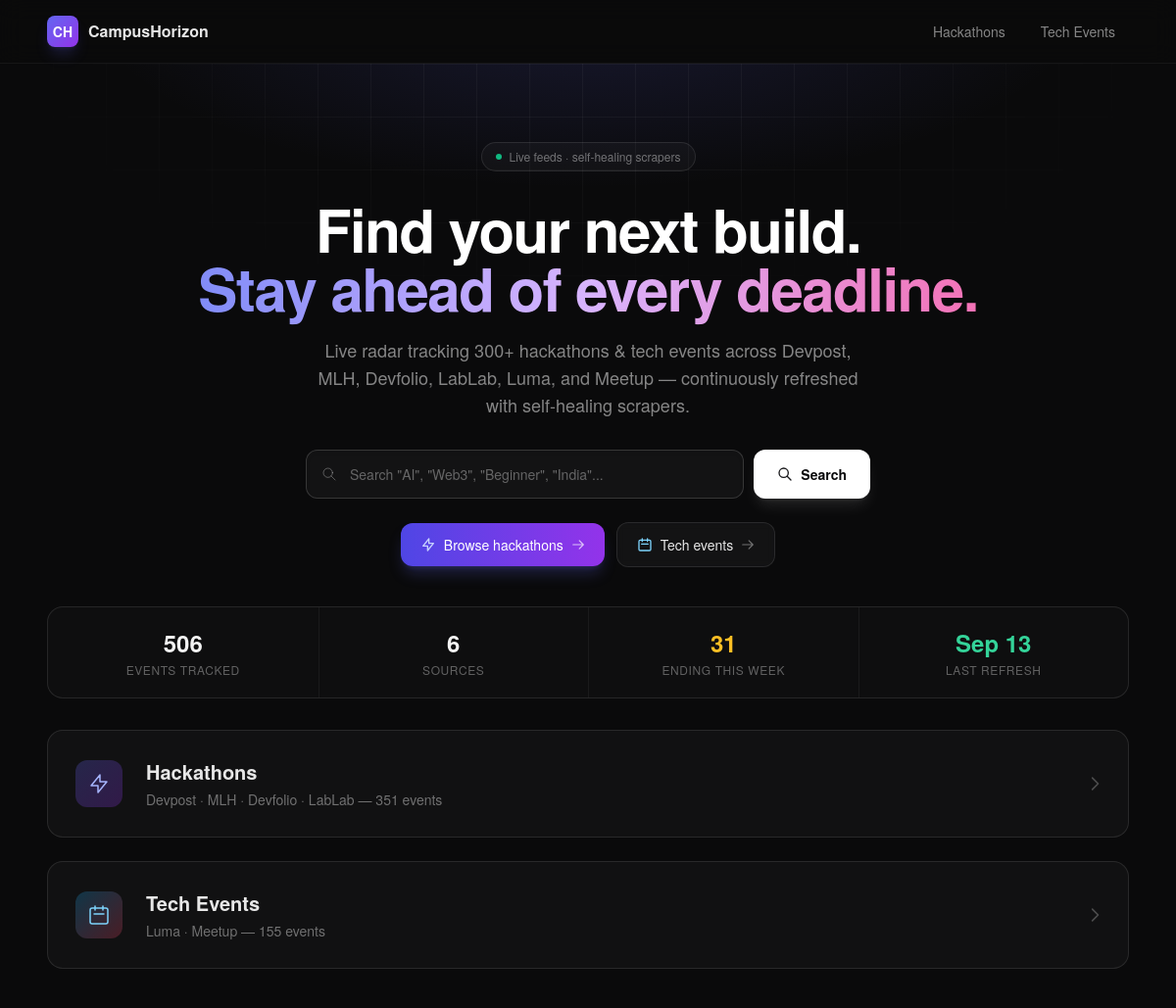
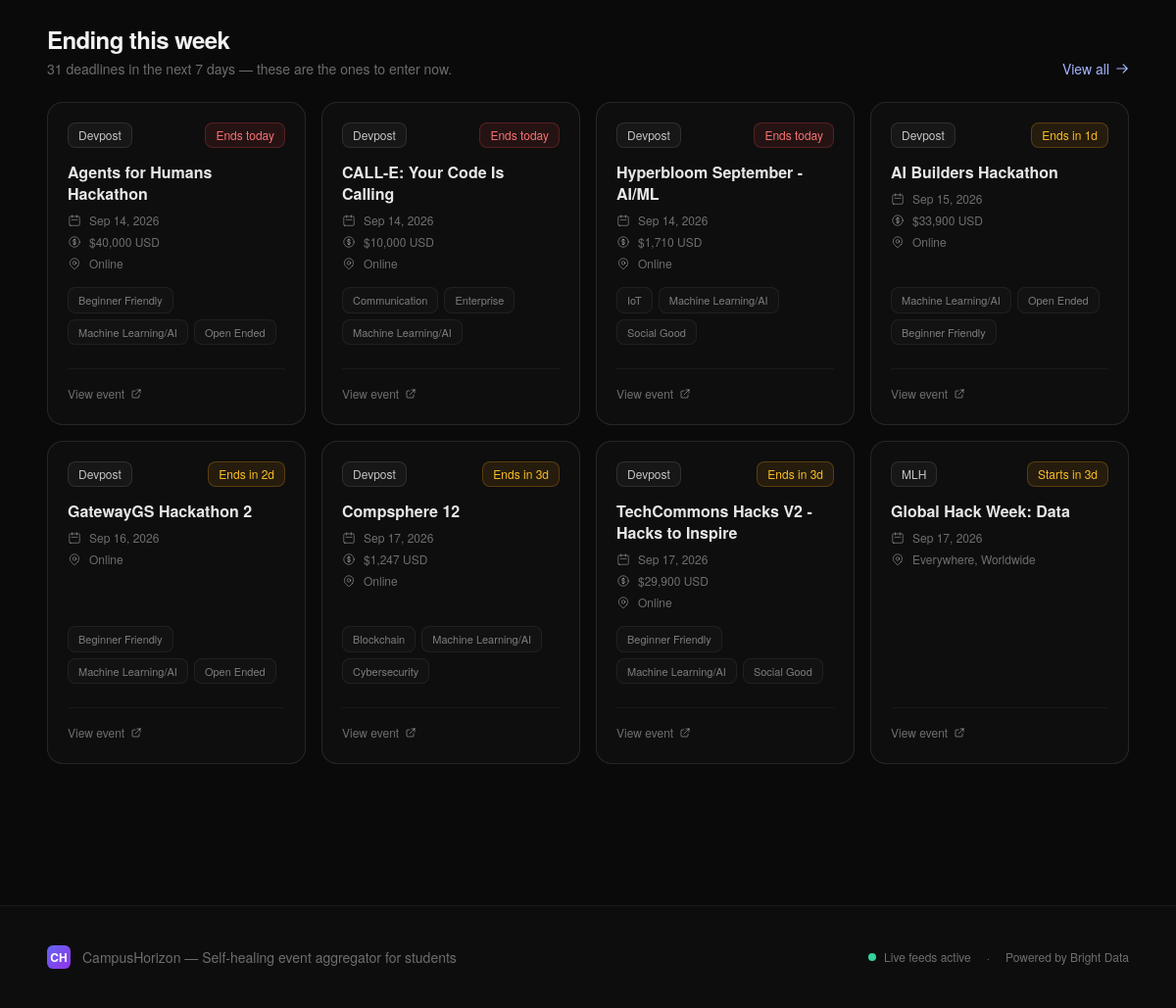
The page / on the database its author committed (2 pictures, top to bottom).
### events/models.py (models this page shows, shortened)
class Event(models.Model):
    title = models.CharField(max_length=500)
    source = models.CharField(max_length=20, choices=Source.choices, db_index=True)
    url = models.URLField(unique=True, max_length=1000)
    deadline = models.DateTimeField(null=True, blank=True, db_index=True)
    prizes = models.CharField(max_length=500, blank=True, default='')
    tags = models.JSONField(default=list, blank=True)
    is_online = models.BooleanField(null=True, blank=True)
    location = models.CharField(max_length=300, blank=True, default='')
    event_type = models.CharField(max_length=100, blank=True, default='')
    last_updated = models.DateTimeField(auto_now=True)
    created_at = models.DateTimeField(auto_now_add=True)
    class Meta:
        ordering = ['deadline']

### events/views.py (the view)
# urls.py: path('', views.landing, name='landing'),
def landing(request):
    now = timezone.now()
    week_ahead = now + timedelta(days=7)
    hackathon_count = Event.objects.filter(source__in=HACKATHON_SOURCES).count()
    tech_event_count = Event.objects.filter(source__in=TECH_EVENT_SOURCES).count()
    ending_soon_qs = Event.objects.filter(
        source__in=HACKATHON_SOURCES,
        deadline__gte=now,
        deadline__lte=week_ahead,
    )
    ending_week_count = ending_soon_qs.count()
    ending_soon = list(ending_soon_qs.order_by('deadline')[:8])
    last_refreshed = Event.objects.aggregate(t=Max('last_updated'))['t']
    return render(request, 'events/landing.html', {
        'hackathon_count': hackathon_count,
        'tech_event_count': tech_event_count,
        'total_count': hackathon_count + tech_event_count,
        'ending_week_count': ending_week_count,
        'ending_soon': ending_soon,
        'last_refreshed': last_refreshed,
        'source_count': len(Source.values),
    })

### events/templates/events/landing.html (shortened to what this page needs)
{% extends "events/base.html" %}
{% load event_filters %}
{% block content %}
<div class="relative">
    <div class="absolute inset-x-0 top-0 h-[480px] hero-glow pointer-events-none z-0"></div>
    <div class="absolute inset-x-0 top-0 h-[520px] grid-pattern pointer-events-none z-0"></div>
    <div class="relative max-w-6xl mx-auto px-6 pt-20 pb-12 z-10">
        <div class="text-center mb-10">
            <div class="inline-flex items-center gap-2 px-3.5 py-1.5 rounded-full border border-white/10 bg-white/[0.03] text-xs text-white/40 mb-7">
                <span class="w-1.5 h-1.5 rounded-full bg-emerald-500 animate-pulse"></span>
                Live feeds &middot; self-healing scrapers
            </div>
            <h1 class="text-5xl md:text-6xl font-bold text-white tracking-tight mb-5 leading-[1.1]">
                Find your next build.<br class="hidden sm:block">
                <span class="bg-gradient-to-r from-indigo-400 via-purple-300 to-pink-400 bg-clip-text text-transparent">Stay ahead of every deadline.</span>
            </h1>
            <p class="text-base md:text-lg text-white/50 max-w-xl mx-auto mb-8 leading-relaxed">
                Live radar tracking 300+ hackathons & tech events across Devpost, MLH, Devfolio, LabLab, Luma, and Meetup &mdash; continuously refreshed with self-healing scrapers.
            </p>
            <form action="{% url 'events:hackathons' %}" method="get" class="max-w-xl mx-auto flex gap-2.5 relative z-20">
                <div class="relative flex-1">
                    <svg class="absolute left-4 top-1/2 -translate-y-1/2 w-4 h-4 text-white/30" fill="none" stroke="currentColor" viewBox="0 0 24 24">
                        <path stroke-linecap="round" stroke-linejoin="round" stroke-width="1.5" d="M21 21l-6-6m2-5a7 7 0 11-14 0 7 7 0 0114 0z"/>
                    </svg>
                    <input type="text" name="q" id="hero-q" placeholder='Search "AI", "Web3", "Beginner", "India"...'
                           class="w-full pl-11 pr-4 py-3.5 rounded-xl border border-white/15 bg-white/[0.04] text-sm text-white/90 placeholder-white/35 focus:outline-none focus:border-indigo-400/60 focus:bg-white/[0.07] focus:ring-2 focus:ring-indigo-500/20 transition-all shadow-inner">
                </div>
                <button type="submit"
                        class="px-6 py-3.5 rounded-xl bg-white hover:bg-zinc-100 text-zinc-950 text-sm font-semibold transition-all shrink-0 cursor-pointer shadow-lg shadow-white/10 hover:shadow-white/20 active:scale-[0.98] flex items-center gap-2">
                    <svg class="w-4 h-4 text-zinc-900" fill="none" stroke="currentColor" viewBox="0 0 24 24">
                        <path stroke-linecap="round" stroke-linejoin="round" stroke-width="2" d="M21 21l-6-6m2-5a7 7 0 11-14 0 7 7 0 0114 0z"/>
                    </svg>
                    <span>Search</span>
                </button>
            </form>
            <div class="mt-6 flex flex-wrap items-center justify-center gap-3 text-sm relative z-20">
                <a href="{% url 'events:hackathons' %}"
                   class="inline-flex items-center gap-2 px-5 py-3 rounded-xl bg-gradient-to-r from-indigo-600 to-purple-600 hover:from-indigo-500 hover:to-purple-500 text-sm font-medium text-white shadow-lg shadow-indigo-500/25 transition-all hover:scale-[1.02] active:scale-[0.98] cursor-pointer">
                    <svg class="w-4 h-4 text-indigo-200" fill="none" stroke="currentColor" viewBox="0 0 24 24">
                        <path stroke-linecap="round" stroke-linejoin="round" stroke-width="2" d="M13 10V3L4 14h7v7l9-11h-7z"/>
                    </svg>
                    <span>Browse hackathons</span>
                    <svg class="w-3.5 h-3.5 text-white/70" fill="none" stroke="currentColor" viewBox="0 0 24 24">
                        <path stroke-linecap="round" stroke-linejoin="round" stroke-width="2" d="M14 5l7 7m0 0l-7 7m7-7H3"/>
                    </svg>
                </a>
                <a href="{% url 'events:tech_events' %}"
                   class="inline-flex items-center gap-2 px-5 py-3 rounded-xl border border-white/10 bg-white/[0.04] hover:bg-white/[0.08] hover:border-white/20 text-sm font-medium text-white/90 transition-all hover:scale-[1.02] active:scale-[0.98] cursor-pointer backdrop-blur-sm">
                    <svg class="w-4 h-4 text-sky-300" fill="none" stroke="currentColor" viewBox="0 0 24 24">
                        <path stroke-linecap="round" stroke-linejoin="round" stroke-width="2" d="M8 7V3m8 4V3m-9 8h10M5 21h14a2 2 0 002-2V7a2 2 0 00-2-2H5a2 2 0 00-2 2v12a2 2 0 002 2z"/>
                    </svg>
                    <span>Tech events</span>
                    <svg class="w-3.5 h-3.5 text-white/40" fill="none" stroke="currentColor" viewBox="0 0 24 24">
                        <path stroke-linecap="round" stroke-linejoin="round" stroke-width="2" d="M14 5l7 7m0 0l-7 7m7-7H3"/>
                    </svg>
                </a>
            </div>
        </div>
        <div class="rounded-2xl border border-white/10 bg-white/[0.02] overflow-hidden">
            <div class="grid grid-cols-2 md:grid-cols-4 divide-x divide-y md:divide-y-0 divide-white/5">
                <div class="px-6 py-5 text-center">
                    <div class="text-2xl font-bold text-white/95">{{ total_count }}</div>
                    <div class="text-xs text-white/35 mt-1 uppercase tracking-wider">Events tracked</div>
                </div>
                <div class="px-6 py-5 text-center">
                    <div class="text-2xl font-bold text-white/95">{{ source_count }}</div>
                    <div class="text-xs text-white/35 mt-1 uppercase tracking-wider">Sources</div>
                </div>
                <div class="px-6 py-5 text-center">
                    <div class="text-2xl font-bold text-amber-400">{{ ending_week_count }}</div>
                    <div class="text-xs text-white/35 mt-1 uppercase tracking-wider">Ending this week</div>
                </div>
                <div class="px-6 py-5 text-center">
                    <div class="text-2xl font-bold text-emerald-400">
                        {% if last_refreshed %}{{ last_refreshed|date:"M d" }}{% else %}&mdash;{% endif %}
                    </div>
                    <div class="text-xs text-white/35 mt-1 uppercase tracking-wider">Last refresh</div>
                </div>
            </div>
        </div>
        <div class="mt-8 space-y-6">
            <a href="{% url 'events:hackathons' %}" class="group relative flex items-center gap-6 p-7 rounded-2xl border border-white/10 bg-white/[0.03] card-hover transition-all duration-300 glow-hover">
                <div class="w-12 h-12 shrink-0 rounded-xl bg-gradient-to-br from-indigo-500/25 to-purple-600/25 flex items-center justify-center">
                    <svg class="w-6 h-6 text-indigo-300" fill="none" stroke="currentColor" viewBox="0 0 24 24">
                        <path stroke-linecap="round" stroke-linejoin="round" stroke-width="1.5" d="M13 10V3L4 14h7v7l9-11h-7z"/>
                    </svg>
                </div>
                <div class="flex-1 min-w-0">
                    <h2 class="text-xl font-semibold text-white/90 mb-1">Hackathons</h2>
                    <p class="text-sm text-white/40 truncate">
                        Devpost &middot; MLH &middot; Devfolio &middot; LabLab &mdash; {{ hackathon_count }} events
                    </p>
                </div>
                <svg class="w-5 h-5 shrink-0 text-white/25 group-hover:text-indigo-300 group-hover:translate-x-1 transition-all" fill="none" stroke="currentColor" viewBox="0 0 24 24">
                    <path stroke-linecap="round" stroke-linejoin="round" stroke-width="2" d="M14 5l7 7-7 7"/>
                </svg>
                <div class="absolute inset-0 rounded-2xl border border-transparent group-hover:border-indigo-500/25 transition-colors pointer-events-none"></div>
            </a>
            <a href="{% url 'events:tech_events' %}" class="group relative flex items-center gap-6 p-7 rounded-2xl border border-white/10 bg-white/[0.03] card-hover transition-all duration-300 glow-hover">
                <div class="w-12 h-12 shrink-0 rounded-xl bg-gradient-to-br from-sky-500/25 to-rose-500/25 flex items-center justify-center">
                    <svg class="w-6 h-6 text-sky-300" fill="none" stroke="currentColor" viewBox="0 0 24 24">
                        <path stroke-linecap="round" stroke-linejoin="round" stroke-width="1.5" d="M8 7V3m8 4V3m-9 8h10M5 21h14a2 2 0 002-2V7a2 2 0 00-2-2H5a2 2 0 00-2 2v12a2 2 0 002 2z"/>
                    </svg>
                </div>
                <div class="flex-1 min-w-0">
                    <h2 class="text-xl font-semibold text-white/90 mb-1">Tech Events</h2>
                    <p class="text-sm text-white/40 truncate">
                        Luma &middot; Meetup &mdash; {{ tech_event_count }} events
                    </p>
                </div>
                <svg class="w-5 h-5 shrink-0 text-white/25 group-hover:text-indigo-300 group-hover:translate-x-1 transition-all" fill="none" stroke="currentColor" viewBox="0 0 24 24">
                    <path stroke-linecap="round" stroke-linejoin="round" stroke-width="2" d="M14 5l7 7-7 7"/>
                </svg>
                <div class="absolute inset-0 rounded-2xl border border-transparent group-hover:border-indigo-500/25 transition-colors pointer-events-none"></div>
            </a>
        </div>
        {% if ending_soon %}
        <section class="mt-16">
            <div class="flex items-end justify-between mb-6 flex-wrap gap-2">
                <div>
                    <h2 class="text-2xl font-bold text-white/95 tracking-tight">Ending this week</h2>
                    <p class="text-sm text-white/40 mt-1">{{ ending_week_count }} deadline{{ ending_week_count|pluralize:"s" }} in the next 7 days — these are the ones to enter now.</p>
                </div>
                <a href="{% url 'events:hackathons' %}?soon=1"
                   class="inline-flex items-center gap-1.5 text-sm text-indigo-300 hover:text-indigo-200 transition-colors">
                    View all
                    <svg class="w-3.5 h-3.5" fill="none" stroke="currentColor" viewBox="0 0 24 24">
                        <path stroke-linecap="round" stroke-linejoin="round" stroke-width="2" d="M14 5l7 7m0 0l-7 7m7-7H3"/>
                    </svg>
                </a>
            </div>
            <div class="grid gap-4 md:grid-cols-2 lg:grid-cols-4">
                {% for event in ending_soon %}
                    {% include "events/_event_card.html" with event=event %}
                {% endfor %}
            </div>
        </section>
        {% endif %}
    </div>
</div>
{% endblock %}

### events/templates/events/_event_card.html (shortened to what this page needs)
{% load event_filters %}
{% with sc=event.source|source_color %}
{% with badge_class=event.deadline|deadline_badge_class badge_text=event|deadline_badge_text %}
<article class="group relative rounded-2xl border border-white/10 bg-white/[0.02] p-5 transition-all duration-300 card-hover hover:bg-white/[0.04] h-full flex flex-col justify-between">
    <div class="flex-1 flex flex-col">
        <div class="flex items-center justify-between mb-3.5">
            <div class="flex items-center gap-1.5">
                <span class="inline-flex items-center px-2.5 py-1 rounded-lg text-xs font-medium border border-white/10 bg-white/[0.04] text-white/75 group-hover:border-white/15 transition-colors">
                    {{ sc.label }}
                </span>
            </div>
            <span class="inline-flex items-center px-2.5 py-1 rounded-lg text-xs font-medium border {{ badge_class }}">
                {{ badge_text }}
            </span>
        </div>
        <h3 class="text-base font-semibold text-white/90 mb-2 line-clamp-2 leading-snug">
            <a href="{{ event.url }}" target="_blank" rel="noopener" class="hover:text-white transition-colors">
                {{ event.title|clean_title }}
            </a>
        </h3>
        <div class="space-y-1.5 mb-4">
            {% if event.deadline %}
            <div class="flex items-center gap-2 text-xs text-white/40">
                <svg class="w-3.5 h-3.5 shrink-0" fill="none" stroke="currentColor" viewBox="0 0 24 24">
                    <path stroke-linecap="round" stroke-linejoin="round" stroke-width="1.5" d="M8 7V3m8 4V3m-9 8h10M5 21h14a2 2 0 002-2V7a2 2 0 00-2-2H5a2 2 0 00-2 2v12a2 2 0 002 2z"/>
                </svg>
                {{ event.deadline|date:"M d, Y" }}
            </div>
            {% endif %}
            {% if event.prizes and event.source != 'luma' %}
            <div class="flex items-center gap-2 text-xs text-white/40">
                {{ event.prizes }}
            </div>
            {% endif %}
            {% if event.location %}
            <div class="flex items-center gap-2 text-xs text-white/40">
                {{ event.location }}
            </div>
            {% endif %}
        </div>
        {% if event.tags %}
        <div class="flex flex-wrap gap-1.5 mb-3 mt-auto">
            {% for tag in event.tags|slice:":3" %}
            <span class="px-2.5 py-1 rounded-lg border border-white/[0.06] bg-white/[0.02] text-[11px] text-white/45 group-hover:border-white/10 group-hover:text-white/65 transition-colors">{{ tag }}</span>
            {% endfor %}
        </div>
        {% endif %}
    </div>
    <div class="pt-3 border-t border-white/5 mt-3">
        <a href="{{ event.url }}" target="_blank" rel="noopener"
           class="inline-flex items-center gap-1.5 text-xs font-medium text-white/40 hover:text-white/70 transition-colors">
            View event
            <svg class="w-3 h-3" fill="none" stroke="currentColor" viewBox="0 0 24 24">
                <path stroke-linecap="round" stroke-linejoin="round" stroke-width="2" d="M10 6H6a2 2 0 00-2 2v10a2 2 0 002 2h10a2 2 0 002-2v-4M14 4h6m0 0v6m0-6L10 14"/>
            </svg>
        </a>
    </div>
</article>
{% endwith %}
{% endwith %}

### rows shown on the page
Event: label "Devpost", badge_text "Ends today", title|clean_title "Agents for Humans Hackathon", deadline "Sep 14, 2026", prizes "$40,000 USD", location "Online", tags "Beginner Friendly" "Machine Learning/AI" "Open Ended"
Event: label "Devpost", badge_text "Ends today", title|clean_title "CALL-E: Your Code Is Calling", deadline "Sep 14, 2026", prizes "$10,000 USD", location "Online", tags "Communication" "Enterprise" "Machine Learning/AI"
Event: label "Devpost", badge_text "Ends today", title|clean_title "Hyperbloom September - AI/ML", deadline "Sep 14, 2026", prizes "$1,710 USD", location "Online", tags "IoT" "Machine Learning/AI" "Social Good"
Event: label "Devpost", badge_text "Ends in 1d", title|clean_title "AI Builders Hackathon", deadline "Sep 15, 2026", prizes "$33,900 USD", location "Online", tags "Machine Learning/AI" "Open Ended" "Beginner Friendly"
Event: label "Devpost", badge_text "Ends in 2d", title|clean_title "GatewayGS Hackathon 2", deadline "Sep 16, 2026", location "Online", tags "Beginner Friendly" "Machine Learning/AI" "Open Ended"
Event: label "Devpost", badge_text "Ends in 3d", title|clean_title "Compsphere 12", deadline "Sep 17, 2026", prizes "$1,247 USD", location "Online", tags "Blockchain" "Machine Learning/AI" "Cybersecurity"
Event: label "Devpost", badge_text "Ends in 3d", title|clean_title "TechCommons Hacks V2 - Hacks to Inspire", deadline "Sep 17, 2026", prizes "$29,900 USD", location "Online", tags "Beginner Friendly" "Machine Learning/AI" "Social Good"
Event: label "MLH", badge_text "Starts in 3d", title|clean_title "Global Hack Week: Data", deadline "Sep 17, 2026", location "Everywhere, Worldwide"

### other values the page prints
{{ total_count }} "506"
{{ source_count }} "6"
{{ ending_week_count }} "31"
{{ last_refreshed|date:"M d" }} "Sep 13"
{{ hackathon_count }} "351"
{{ tech_event_count }} "155"
